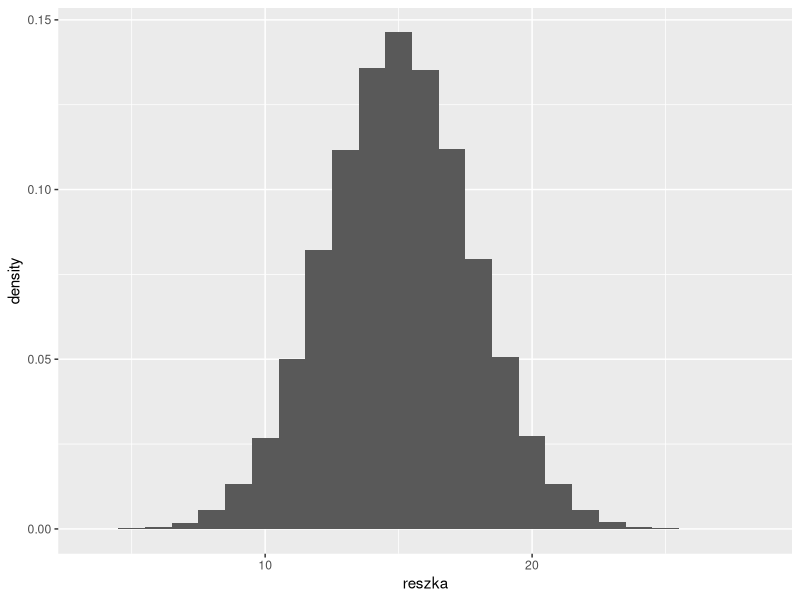
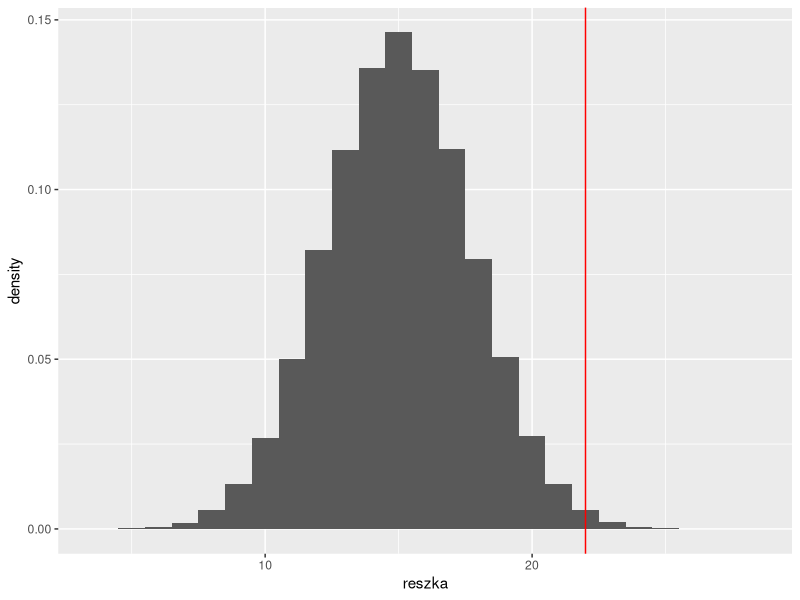

Here is the R script that generated these plots, in order:
## ---- chunk 1
#| message: false
df = data.frame(reszka = rbinom(100000, 30, 0.5))
library(ggplot2)
ggplot(df, aes(reszka, y = after_stat(density))) + 
  geom_histogram(binwidth = 1)
## ---- chunk 2
ggplot(df, aes(reszka, y = after_stat(density))) + 
  geom_histogram(binwidth = 1) + 
  geom_vline(xintercept = 22, color = 'red')
## ---- chunk 3
prob = pbinom(21, 30, 0.5, lower.tail = FALSE)
prob
